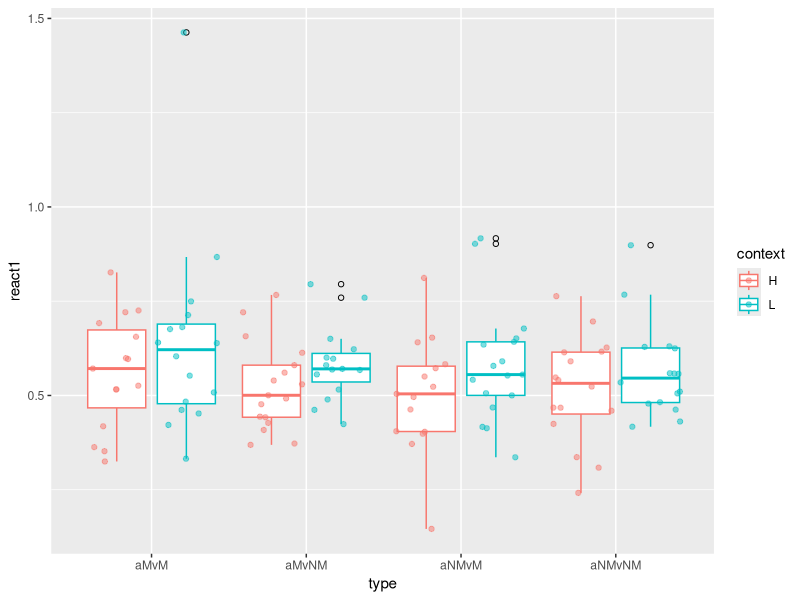
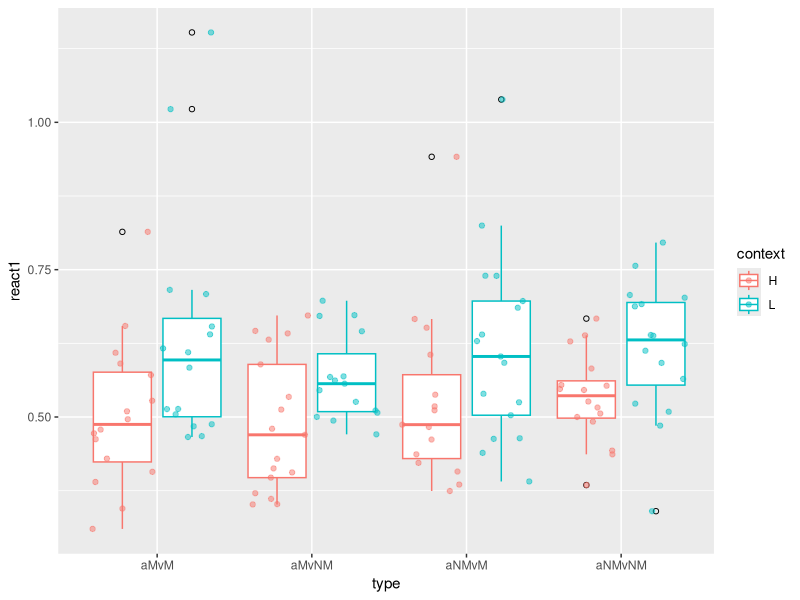
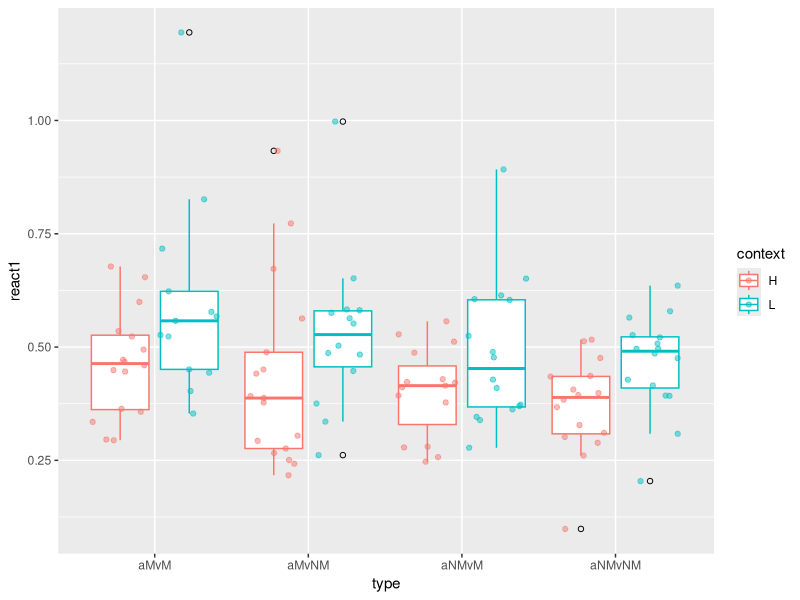
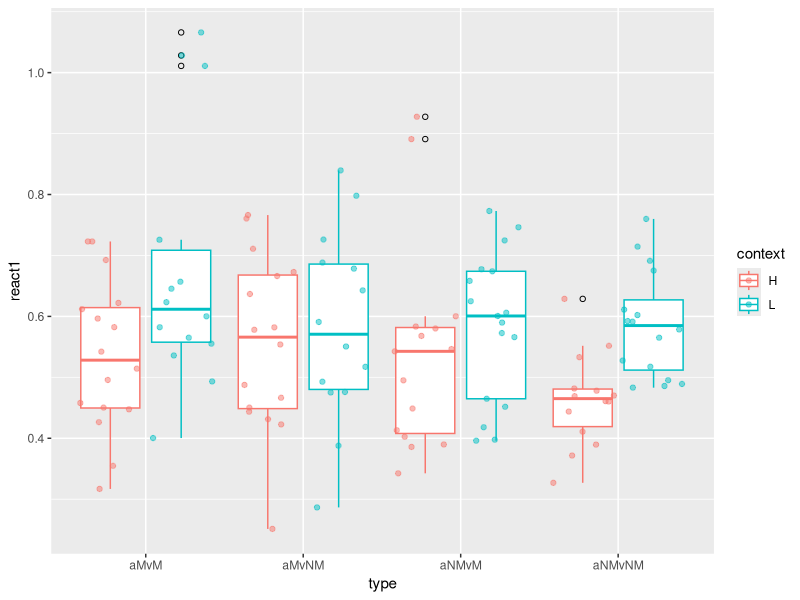
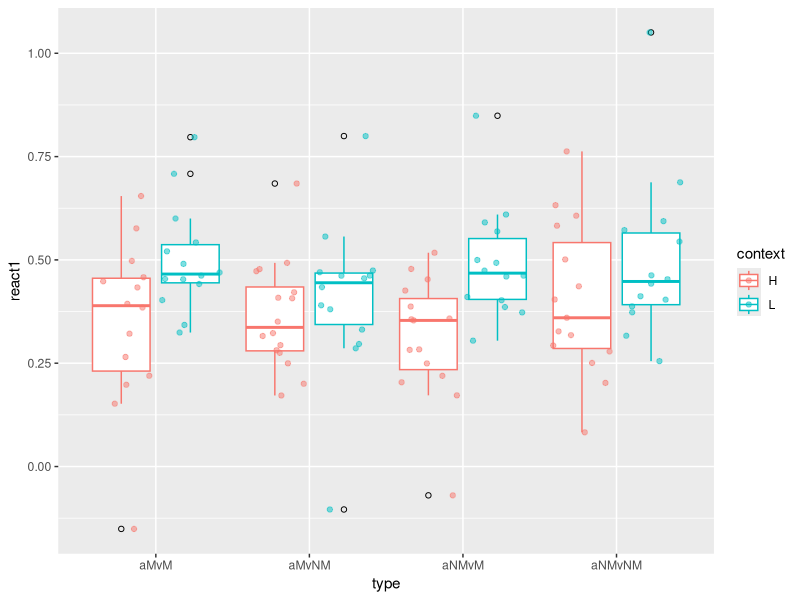
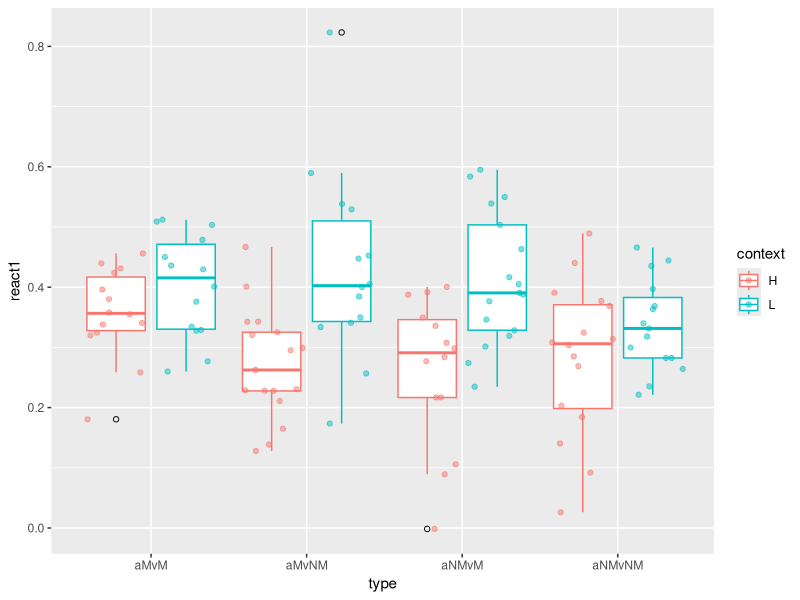
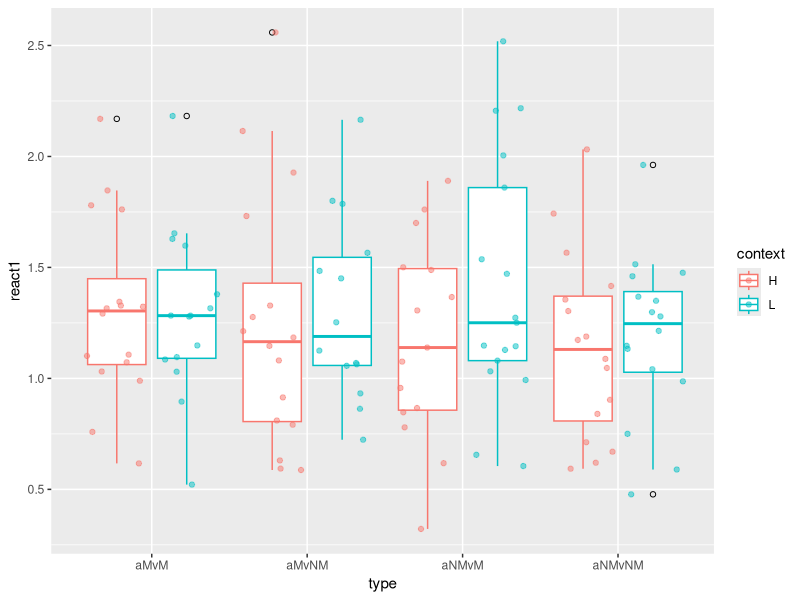

Write the R code that produced these figures, in order.
## ---- chunk 1
knitr::opts_chunk$set(echo = TRUE)
## ---- chunk 2
library(tidyr)
library(dplyr)
library(ggplot2)
library(stringr)
stimulim <- read.csv("datafile/stimulim.csv",header = T)
## ---- chunk 3
c12timep1 <- read.delim("datafile/210719_c12timep1.txt",header = T,sep = "\t")
c12timep2 <- read.delim("datafile/210719_c12timep2.txt",header = T,sep = "\t")
c12combine <- c12timep1 %>%
  pivot_wider(
    id_cols = label, 
    names_from = timetype,
    values_from = timepoint
  ) %>%
  mutate(
    duration1 = rstart-b
  ) %>%
  full_join(c12timep2, by = "label") %>%
  mutate(
    beep_response = duration1 + duration2
  ) %>%
  separate(note, into=c("accuracy", "note"), sep="_") %>%
  separate(label, into=c("scheduleID", "sentence"), sep = "_") %>%
  separate(sentence, into = c('number','audio','video'), sep = "(a|v)(?=M|NM)") %>%
  mutate(
    audio = paste0("a",audio),
    video = paste0("v",video),
    sentence_label = paste(number, audio, sep="_")
  ) %>%
  left_join(stimulim, by = c("sentence_label","number")) %>%
  mutate(
    react1 = beep_response - length1,
    react2 = beep_response - length2,
    #react3 = beep_response - length3,
    type = paste0(audio,video),
    context = str_sub(number,-1,-1)
  )  %>%
  select(scheduleID, number, audio, video, sentence_label, context,type, duration1, duration2,accuracy, note, beep_response, react1, react2) 

c12combine %>%
  filter(accuracy != 0) %>%
  ggplot(aes(x=type, y=react1)) +
  geom_boxplot(aes(colour = context), outlier.colour = "black", outlier.shape = 1, position = position_dodge(width=0.9))+
  geom_point(aes(colour = context),position = position_jitterdodge(dodge.width = 0.9),alpha = 0.5)
## ---- chunk 4
a25timep1 <- read.delim("datafile/210719_a25timep1.txt",header = T,sep = "\t")
a25timep2 <- read.delim("datafile/210719_a25timep2.txt",header = T,sep = "\t")
a25combine <- a25timep1 %>%
  pivot_wider(
    id_cols = label, 
    names_from = timetype,
    values_from = timepoint
  ) %>%
  mutate(
    duration1 = rstart-b
  ) %>%
  full_join(a25timep2, by = "label") %>%
  mutate(
    beep_response = duration1 + duration2
  ) %>%
  separate(note, into=c("accuracy", "note"), sep="_") %>%
  separate(label, into=c("scheduleID", "sentence"), sep = "_") %>%
  separate(sentence, into = c('number','audio','video'), sep = "(a|v)(?=M|NM)") %>%
  mutate(
    audio = paste0("a",audio),
    video = paste0("v",video),
    sentence_label = paste(number, audio, sep="_")
  ) %>%
  left_join(stimulim, by = c("sentence_label","number")) %>%
  mutate(
    react1 = beep_response - length1,
    react2 = beep_response - length2,
    #react3 = beep_response - length3,
    type = paste0(audio,video),
    context = str_sub(number,-1,-1)
  )  %>%
  select(scheduleID, number, audio, video, sentence_label, context,type, duration1, duration2,accuracy, note, beep_response, react1, react2) 

a25combine %>%
  filter(accuracy != 0) %>%
  ggplot(aes(x=type, y=react1)) +
  geom_boxplot(aes(colour = context), outlier.colour = "black", outlier.shape = 1, position = position_dodge(width=0.9))+
  geom_point(aes(colour = context),position = position_jitterdodge(dodge.width = 0.9),alpha = 0.5)
## ---- chunk 5
a76timep1 <- read.delim("datafile/210723_a76timep1.txt",header = T,sep = "\t")
a76timep2 <- read.delim("datafile/210723_a76timep2.txt",header = T,sep = "\t")
a76combine <- a76timep1 %>%
  pivot_wider(
    id_cols = label, 
    names_from = timetype,
    values_from = timepoint
  ) %>%
  mutate(
    duration1 = rstart-b
  ) %>%
  full_join(a76timep2, by = "label") %>%
  mutate(
    beep_response = duration1 + duration2
  ) %>%
  separate(note, into=c("accuracy", "note"), sep="_") %>%
  separate(label, into=c("scheduleID", "sentence"), sep = "_") %>%
  separate(sentence, into = c('number','audio','video'), sep = "(a|v)(?=M|NM)") %>%
  mutate(
    audio = paste0("a",audio),
    video = paste0("v",video),
    sentence_label = paste(number, audio, sep="_")
  ) %>%
  left_join(stimulim, by = c("sentence_label","number")) %>%
  mutate(
    react1 = beep_response - length1,
    react2 = beep_response - length2,
    #react3 = beep_response - length3,
    type = paste0(audio,video),
    context = str_sub(number,-1,-1)
  )  %>%
  select(scheduleID, number, audio, video, sentence_label, context,type, duration1, duration2,accuracy, note, beep_response, react1, react2) 

a76combine %>%
  filter(accuracy != 0) %>%
  ggplot(aes(x=type, y=react1)) +
  geom_boxplot(aes(colour = context), outlier.colour = "black", outlier.shape = 1, position = position_dodge(width=0.9))+
  geom_point(aes(colour = context),position = position_jitterdodge(dodge.width = 0.9),alpha = 0.5)

## ---- chunk 6
a41timep1 <- read.delim("datafile/210719_a41timep1.txt",header = T,sep = "\t")
a41timep2 <- read.delim("datafile/210719_a41timep2.txt",header = T,sep = "\t")
a41combine <- a41timep1 %>%
  pivot_wider(
    id_cols = label, 
    names_from = timetype,
    values_from = timepoint
  ) %>%
  mutate(
    duration1 = rstart-b
  ) %>%
  full_join(a41timep2, by = "label") %>%
  mutate(
    beep_response = duration1 + duration2
  ) %>%
  separate(note, into=c("accuracy", "note"), sep="_") %>%
  separate(label, into=c("scheduleID", "sentence"), sep = "_") %>%
  separate(sentence, into = c('number','audio','video'), sep = "(a|v)(?=M|NM)") %>%
  mutate(
    audio = paste0("a",audio),
    video = paste0("v",video),
    sentence_label = paste(number, audio, sep="_")
  ) %>%
  left_join(stimulim, by = c("sentence_label","number")) %>%
  mutate(
    react1 = beep_response - length1,
    react2 = beep_response - length2,
    #react3 = beep_response - length3,
    type = paste0(audio,video),
    context = str_sub(number,-1,-1)
  )  %>%
  select(scheduleID, number, audio, video, sentence_label, context,type, duration1, duration2,accuracy, note, beep_response, react1, react2) 

a41combine %>%
  filter(accuracy != 0) %>%
  ggplot(aes(x=type, y=react1)) +
  geom_boxplot(aes(colour = context), outlier.colour = "black", outlier.shape = 1, position = position_dodge(width=0.9))+
  geom_point(aes(colour = context),position = position_jitterdodge(dodge.width = 0.9),alpha = 0.5)
## ---- chunk 7
a78timep1 <- read.delim("datafile/210723_a78timep1.txt",header = T,sep = "\t")
a78timep2 <- read.delim("datafile/210723_a78timep2.txt",header = T,sep = "\t")
a78combine <- a78timep1 %>%
  pivot_wider(
    id_cols = label, 
    names_from = timetype,
    values_from = timepoint
  ) %>%
  mutate(
    duration1 = rstart-b
  ) %>%
  full_join(a78timep2, by = "label") %>%
  mutate(
    beep_response = duration1 + duration2
  ) %>%
  separate(note, into=c("accuracy", "note"), sep="_") %>%
  separate(label, into=c("scheduleID", "sentence"), sep = "_") %>%
  separate(sentence, into = c('number','audio','video'), sep = "(a|v)(?=M|NM)") %>%
  mutate(
    audio = paste0("a",audio),
    video = paste0("v",video),
    sentence_label = paste(number, audio, sep="_")
  ) %>%
 left_join(stimulim, by = c("sentence_label","number")) %>%
  mutate(
    react1 = beep_response - length1,
    react2 = beep_response - length2,
    #react3 = beep_response - length3,
    type = paste0(audio,video),
    context = str_sub(number,-1,-1)
  )  %>%
  select(scheduleID, number, audio, video, sentence_label, context,type, duration1, duration2,accuracy, note, beep_response, react1, react2) 

a78combine %>%
  filter(accuracy != 0) %>%
  ggplot(aes(x=type, y=react1)) +
  geom_boxplot(aes(colour = context), outlier.colour = "black", outlier.shape = 1, position = position_dodge(width=0.9))+
  geom_point(aes(colour = context),position = position_jitterdodge(dodge.width = 0.9),alpha = 0.5)
## ---- chunk 8
a79timep1 <- read.delim("datafile/210723_a79timep1.txt",header = T,sep = "\t")
a79timep2 <- read.delim("datafile/210723_a79timep2.txt",header = T,sep = "\t")
a79combine <- a79timep1 %>%
  pivot_wider(
    id_cols = label, 
    names_from = timetype,
    values_from = timepoint
  ) %>%
  mutate(
    duration1 = rstart-b
  ) %>%
  full_join(a79timep2, by = "label") %>%
  mutate(
    beep_response = duration1 + duration2
  ) %>%
  separate(note, into=c("accuracy", "note"), sep="_") %>%
  separate(label, into=c("scheduleID", "sentence"), sep = "_") %>%
  separate(sentence, into = c('number','audio','video'), sep = "(a|v)(?=M|NM)") %>%
  mutate(
    audio = paste0("a",audio),
    video = paste0("v",video),
    sentence_label = paste(number, audio, sep="_")
  ) %>%
  left_join(stimulim, by = c("sentence_label","number")) %>%
  mutate(
    react1 = beep_response - length1,
    react2 = beep_response - length2,
    #react3 = beep_response - length3,
    type = paste0(audio,video),
    context = str_sub(number,-1,-1)
  )  %>%
  select(scheduleID, number, audio, video, sentence_label, context,type, duration1, duration2,accuracy, note, beep_response, react1, react2) 

a79combine %>%
  filter(accuracy != 0) %>%
  ggplot(aes(x=type, y=react1)) +
  geom_boxplot(aes(colour = context), outlier.colour = "black", outlier.shape = 1, position = position_dodge(width=0.9))+
  geom_point(aes(colour = context),position = position_jitterdodge(dodge.width = 0.9),alpha = 0.5)
## ---- chunk 9
a83timep1 <- read.delim("datafile/210725_a83timep1.txt",header = T,sep = "\t")
a83timep2 <- read.delim("datafile/210725_a83timep2.txt",header = T,sep = "\t")
a83combine <- a83timep1 %>%
  pivot_wider(
    id_cols = label, 
    names_from = timetype,
    values_from = timepoint
  ) %>%
  mutate(
    duration1 = rstart-b
  ) %>%
  full_join(a83timep2, by = "label") %>%
  mutate(
    beep_response = duration1 + duration2
  ) %>%
  separate(note, into=c("accuracy", "note"), sep="_") %>%
  separate(label, into=c("scheduleID", "sentence"), sep = "_") %>%
  separate(sentence, into = c('number','audio','video'), sep = "(a|v)(?=M|NM)") %>%
  mutate(
    audio = paste0("a",audio),
    video = paste0("v",video),
    sentence_label = paste(number, audio, sep="_")
  ) %>%
  left_join(stimulim, by = c("sentence_label","number")) %>%
  mutate(
    react1 = beep_response - length1,
    react2 = beep_response - length2,
    #react3 = beep_response - length3,
    type = paste0(audio,video),
    context = str_sub(number,-1,-1)
  )  %>%
  select(scheduleID, number, audio, video, sentence_label, context,type, duration1, duration2,accuracy, note, beep_response, react1, react2) 

a83combine %>%
  filter(accuracy != 0) %>%
  ggplot(aes(x=type, y=react1)) +
  geom_boxplot(aes(colour = context), outlier.colour = "black", outlier.shape = 1, position = position_dodge(width=0.9))+
  geom_point(aes(colour = context),position = position_jitterdodge(dodge.width = 0.9),alpha = 0.5)
